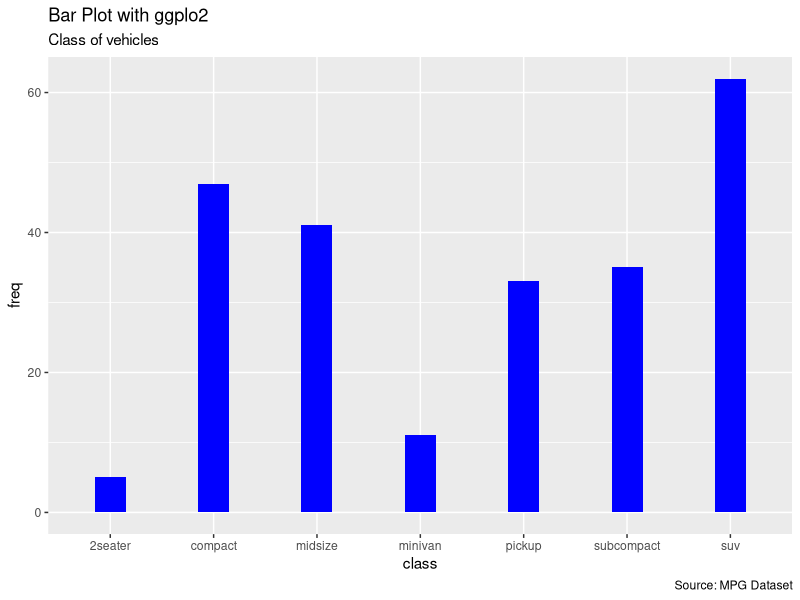

R code for this plot:
# Load Modules
library(ggplot2)

# Data
df <- as.data.frame(table(mpg$class))
colnames(df) <- c("class", "freq")

# Plot
ggplot(df, aes(class, freq)) + 
  geom_bar(stat="identity", width = 0.3, fill="blue") + 
  labs(title="Bar Plot with ggplo2", 
       subtitle="Class of vehicles", 
       caption="Source: MPG Dataset")
